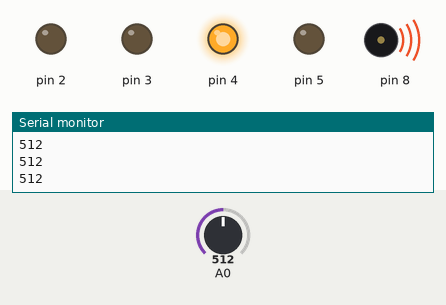
Bench run of a sketch on a simulated Arduino Uno, built with avr-gcc and run on an emulated ATmega328P. Shown: output pins drawn as LEDs (lit = HIGH), buzzer (waves = sounding), the last lines printed to the serial monitor. Inputs (shaded band) come from the test bench; at power-on: A0 = 512.

Above: at 1.2 s.
1.3 s: A0 set to 496
At 2.3 s:
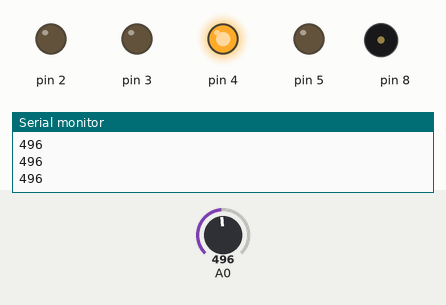
2.8 s: A0 set to 118
4.3 s: A0 set to 103
At 4.6 s:
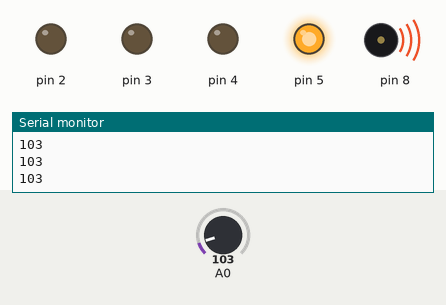
5.8 s: A0 set to 120
At 7.0 s:
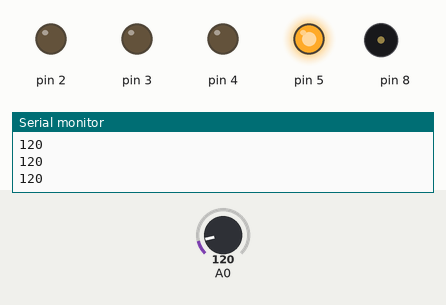
7.3 s: A0 set to 1000
At 8.1 s:
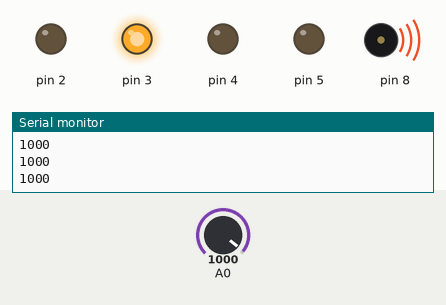
8.8 s: A0 set to 977
At 9.4 s:
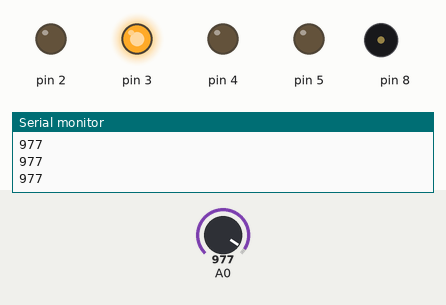
Timing chart, 0 to 11.3 s (numbered marks = the images above; inputs shaded):
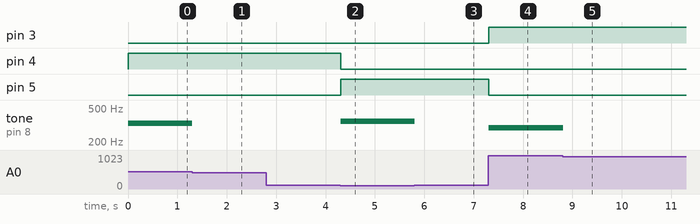

Measured:
- the behaviour switches between 505 and 504 on A0 (found by bisection; images 0 and 1)
- the behaviour switches between 111 and 110 on A0 (found by bisection; images 1 and 2)
- the behaviour switches between 990 and 989 on A0 (found by bisection; images 4 and 5)
- after the input at 1.3 s, tone on pin 8: 330 Hz → silent at once
- after the input at 4.3 s, pin 4: HIGH → LOW at once; pin 5: LOW → HIGH at once; tone on pin 8: silent → 349 Hz at once
- after the input at 5.8 s, tone on pin 8: 349 Hz → silent at once
- after the input at 7.3 s, pin 3: LOW → HIGH at once; pin 5: HIGH → LOW at once; tone on pin 8: silent → 294 Hz at once
- after the input at 8.8 s, tone on pin 8: 294 Hz → silent at once

The sketch:

Sound.ino
```cpp
int notes[] = {262,294,330,349};


void setup() {
  // put your setup code here, to run once:
  Serial.begin(9600);
  pinMode(3,OUTPUT);
  pinMode(4, OUTPUT);
  pinMode(5, OUTPUT);
  pinMode(2, OUTPUT);
}

void loop() {
  // put your main code here, to run repeatedly:
  int keyVal = analogRead(A0);
  Serial.println(keyVal);
  if(keyVal == 1023){
    tone(8, notes[0]);
    digitalWrite(2, HIGH);
    digitalWrite(3, LOW);
    digitalWrite(4, LOW);
    digitalWrite(5, LOW);
  }
  else if(keyVal >= 990 && keyVal <= 1010){
    tone(8, notes[1]);
    digitalWrite(2, LOW);
    digitalWrite(3, HIGH);
    digitalWrite(4, LOW);
    digitalWrite(5, LOW);
  }
  else if(keyVal >= 505 && keyVal <= 515){
    tone(8, notes[2]);
    digitalWrite(2, LOW);
    digitalWrite(3, LOW);
    digitalWrite(4, HIGH);
    digitalWrite(5, LOW);
  }
  else if(keyVal >= 5 && keyVal <= 110){
    tone(8, notes[3]);
    digitalWrite(2, LOW);
    digitalWrite(3, LOW);
    digitalWrite(4, LOW);
    digitalWrite(5, HIGH);
  }
  else{
    noTone(8);
    }
}
```
